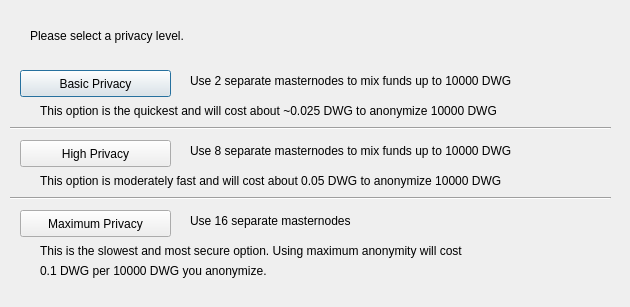
<?xml version="1.0" encoding="UTF-8"?>
<ui version="4.0">
 <class>ObfuscationConfig</class>
 <widget class="QDialog" name="ObfuscationConfig">
  <property name="geometry">
   <rect>
    <x>0</x>
    <y>0</y>
    <width>630</width>
    <height>307</height>
   </rect>
  </property>
  <property name="windowTitle">
   <string>Configure Obfuscation</string>
  </property>
  <widget class="QPushButton" name="buttonBasic">
   <property name="geometry">
    <rect>
     <x>20</x>
     <y>70</y>
     <width>151</width>
     <height>27</height>
    </rect>
   </property>
   <property name="text">
    <string>Basic Privacy</string>
   </property>
  </widget>
  <widget class="QPushButton" name="buttonHigh">
   <property name="geometry">
    <rect>
     <x>20</x>
     <y>140</y>
     <width>151</width>
     <height>27</height>
    </rect>
   </property>
   <property name="text">
    <string>High Privacy</string>
   </property>
  </widget>
  <widget class="QPushButton" name="buttonMax">
   <property name="geometry">
    <rect>
     <x>20</x>
     <y>210</y>
     <width>151</width>
     <height>27</height>
    </rect>
   </property>
   <property name="text">
    <string>Maximum Privacy</string>
   </property>
  </widget>
  <widget class="QLabel" name="label">
   <property name="geometry">
    <rect>
     <x>30</x>
     <y>20</y>
     <width>571</width>
     <height>31</height>
    </rect>
   </property>
   <property name="text">
    <string>Please select a privacy level.</string>
   </property>
  </widget>
  <widget class="QLabel" name="label_2">
   <property name="geometry">
    <rect>
     <x>190</x>
     <y>70</y>
     <width>421</width>
     <height>21</height>
    </rect>
   </property>
   <property name="text">
    <string>Use 2 separate masternodes to mix funds up to 10000 DWG</string>
   </property>
  </widget>
  <widget class="QLabel" name="label_3">
   <property name="geometry">
    <rect>
     <x>190</x>
     <y>140</y>
     <width>411</width>
     <height>21</height>
    </rect>
   </property>
   <property name="text">
    <string>Use 8 separate masternodes to mix funds up to 10000 DWG</string>
   </property>
  </widget>
  <widget class="QLabel" name="label_4">
   <property name="geometry">
    <rect>
     <x>190</x>
     <y>210</y>
     <width>421</width>
     <height>21</height>
    </rect>
   </property>
   <property name="text">
    <string>Use 16 separate masternodes</string>
   </property>
  </widget>
  <widget class="QLabel" name="label_6">
   <property name="geometry">
    <rect>
     <x>40</x>
     <y>100</y>
     <width>561</width>
     <height>21</height>
    </rect>
   </property>
   <property name="text">
    <string>This option is the quickest and will cost about ~0.025 DWG to anonymize 10000 DWG</string>
   </property>
  </widget>
  <widget class="QLabel" name="label_7">
   <property name="geometry">
    <rect>
     <x>40</x>
     <y>170</y>
     <width>561</width>
     <height>21</height>
    </rect>
   </property>
   <property name="text">
    <string>This option is moderately fast and will cost about 0.05 DWG to anonymize 10000 DWG</string>
   </property>
  </widget>
  <widget class="QLabel" name="label_8">
   <property name="geometry">
    <rect>
     <x>40</x>
     <y>240</y>
     <width>561</width>
     <height>21</height>
    </rect>
   </property>
   <property name="text">
    <string>This is the slowest and most secure option. Using maximum anonymity will cost</string>
   </property>
  </widget>
  <widget class="QLabel" name="label_9">
   <property name="geometry">
    <rect>
     <x>40</x>
     <y>260</y>
     <width>561</width>
     <height>21</height>
    </rect>
   </property>
   <property name="text">
    <string>0.1 DWG per 10000 DWG you anonymize.</string>
   </property>
  </widget>
  <widget class="Line" name="line">
   <property name="geometry">
    <rect>
     <x>10</x>
     <y>120</y>
     <width>601</width>
     <height>16</height>
    </rect>
   </property>
   <property name="orientation">
    <enum>Qt::Horizontal</enum>
   </property>
  </widget>
  <widget class="Line" name="line_2">
   <property name="geometry">
    <rect>
     <x>10</x>
     <y>190</y>
     <width>601</width>
     <height>16</height>
    </rect>
   </property>
   <property name="orientation">
    <enum>Qt::Horizontal</enum>
   </property>
  </widget>
 </widget>
 <resources/>
 <connections/>
</ui>
